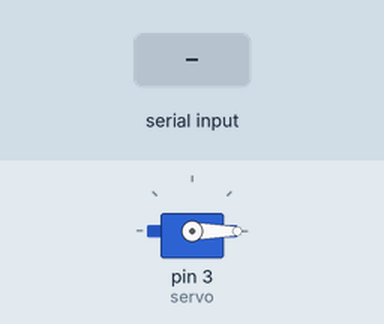
Recording of a sketch running on a simulated Arduino Uno, built with avr-gcc and run on an emulated ATmega328P. On the bench: servo. The test bench sets the inputs (shaded band).

Above: at 1.2 s.
1.3 s: "90,45\n" received over Serial
Timing chart, 0 to 4.3 s (numbered marks = the images above; inputs shaded):
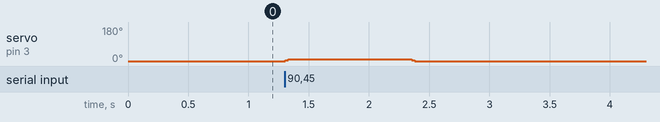

Measured:
- after the input at 1.3 s, servo on pin 3 (servo): 0° → 10° at once, → 0° 1.0 s later

The sketch:

servo_man.ino
```cpp
#include <Servo.h>

Servo servo;
int desired_angle, current_angle, increment_angle, increment_delay, delta_angle, remainder_angle;

void setup() {
    increment_angle = 5;
    increment_delay = 25;
    current_angle = 0;

    servo.attach(3);
    servo.write(current_angle);

    Serial.begin(9600);
}

void loop(){
    if (Serial.available()) {
        desired_angle = Serial.parseInt();
        delta_angle = desired_angle - current_angle;
        remainder_angle = delta_angle % increment_angle;

        if (remainder_angle) {
            current_angle += delta_angle % increment_angle;
            servo.write(current_angle);
            delay(increment_delay);
        }
    }

    if (current_angle > desired_angle) { current_angle -= increment_angle; }
    else if (current_angle < desired_angle) {current_angle += increment_angle; }
    servo.write(current_angle);
    delay(increment_delay);
}
```
